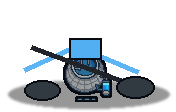
#> input picture assets/props/armistice_plaza/crashed_drone_yard_wreck.png, 176 x 112 px
$ python -i build-armistice-visual-slice-assets.py   (imports and definitions only)
#> lines starting #> are read from the running program, lines starting #| are printed output that depends on the picture; after the words box and inside, x2 and y2 are one past the last pixel; in counts of white or black regions, pixels touching at a corner belong together
#> further down, picture is the input picture: PIL image 176x112 RGBA; mean R, G, B, A 9.8, 16.4, 21.4, 63
#!/usr/bin/env python3
from __future__ import annotations

from pathlib import Path
from PIL import Image, ImageChops, ImageDraw, ImageEnhance, ImageFilter, ImageOps


ROOT = Path(__file__).resolve().parents[2]
PIXELLAB = ROOT / "assets" / "concepts" / "pixellab_refs" / "m50_m51_replacement"


def open_rgba(path: Path) -> Image.Image:
    return Image.open(path).convert("RGBA")


def alpha_crop(image: Image.Image) -> Image.Image:
    bbox = image.getbbox()
    return image.crop(bbox) if bbox else image


# [19 lines left out: functions fit_subject, hard_outline, not called in this run]


def sprite_outline(image: Image.Image, color: tuple[int, int, int] = (7, 9, 15), width: int = 1) -> Image.Image:
#> called with color = (7, 9, 15), width = 1
    mask = image.getchannel("A")
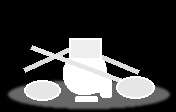
#> mask: PIL image 176x112 L; min 0, max 255, mean 63
    expanded = mask
    for _ in range(width):
        expanded = expanded.filter(ImageFilter.MaxFilter(3))
#> this loop made 1 pass
#> pass 1, in sprite_outline, `expanded = expanded.filter(ImageFilter.MaxFilter(3))`:
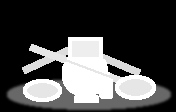
#> expanded: PIL image 176x112 L; min 0, max 255, mean 73.1
    edge = ImageOps.invert(ImageOps.invert(expanded))
    edge = edge.point(lambda a: 255 if a > 0 else 0)
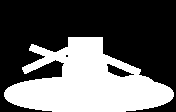
#> edge: PIL image 176x112 L; 38.5% white; 1 white region, box (x1, y1, x2, y2) and area: (4, 37, 174, 112) 7594
    original = mask.point(lambda a: 255 if a > 0 else 0)
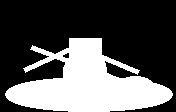
#> original: PIL image 176x112 L; 34.8% white; 1 white region, box (x1, y1, x2, y2) and area: (5, 38, 173, 112) 6869
    edge = Image.eval(edge, lambda a: a)
    outline = Image.new("RGBA", image.size, color + (0,))
    outline.putalpha(ImageChops.subtract(edge, original))
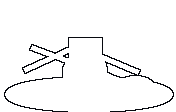
#> outline: PIL image 176x112 RGBA; mean R, G, B, A 7, 9, 15, 9.4; transparent parts drawn white
    return Image.alpha_composite(outline, image)
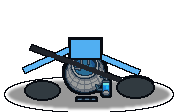
#> returned value: PIL image 176x112 RGBA; mean R, G, B, A 14.3, 22.3, 31.2, 72.4; transparent parts drawn white


# [88 lines left out: functions tint, diamond_mask, tile_from_source, shadow, not called in this run]


def polygon(draw: ImageDraw.ImageDraw, points: list[tuple[int, int]], fill: tuple[int, int, int, int], outline: tuple[int, int, int, int] = (8, 12, 18, 255), width: int = 2) -> None:
    draw.polygon(points, fill=fill)
    draw.line(points + [points[0]], fill=outline, width=width, joint="curve")


# [231 lines left out: functions draw_iso_plate, draw_cable, draw_small_debris, add_pixel_rivet_field, build_ground_atlas, transition_frame and 5 more, not called in this run]


CLASS_IDS = [
    "accord_striker",
    "bastion_breaker",
    "drone_reaver",
    "signal_vanguard",
    "bonecode_executioner",
    "redline_surgeon",
    "moonframe_juggernaut",
    "vector_interceptor",
    "nullbreaker_ronin",
    "overclock_marauder",
    "prism_gunner",
    "rift_saboteur",
]

CLASS_PALETTES = [
    ((58, 214, 191), (69, 170, 242), (255, 209, 102)),
    ((164, 177, 174), (255, 209, 102), (255, 93, 87)),
    ((67, 154, 190), (100, 224, 180), (178, 140, 255)),
    ((82, 198, 159), (255, 244, 214), (69, 170, 242)),
    ((184, 190, 188), (255, 93, 87), (123, 97, 255)),
    ((220, 225, 210), (255, 93, 87), (100, 224, 180)),
    ((132, 151, 168), (255, 209, 102), (69, 170, 242)),
    ((88, 160, 210), (123, 97, 255), (255, 244, 214)),
    ((118, 124, 134), (123, 97, 255), (255, 93, 87)),
    ((173, 106, 72), (255, 93, 87), (255, 209, 102)),
    ((206, 218, 219), (69, 170, 242), (255, 244, 214)),
    ((86, 93, 118), (123, 97, 255), (100, 224, 180)),
]


def shade(color: tuple[int, int, int], factor: float) -> tuple[int, int, int]:
    return tuple(max(0, min(255, int(channel * factor))) for channel in color)


# [185 lines left out: functions draw_limb, draw_player_frame, build_player_roster, draw_enemy_frame, build_enemy_sheets, build_title_backdrop, not called in this run]


def enhance_player_and_enemies() -> None:
    build_player_roster()
    build_enemy_sheets()


# [7 lines left out: function main, not called in this run]


# [2 lines not run here, left out]

>>> from PIL import Image
>>> picture = Image.open('../../assets/props/armistice_plaza/crashed_drone_yard_wreck.png')
>>> result = sprite_outline(picture)

$ run again, on assets/props/armistice_plaza/extraction_gate_sheet.png
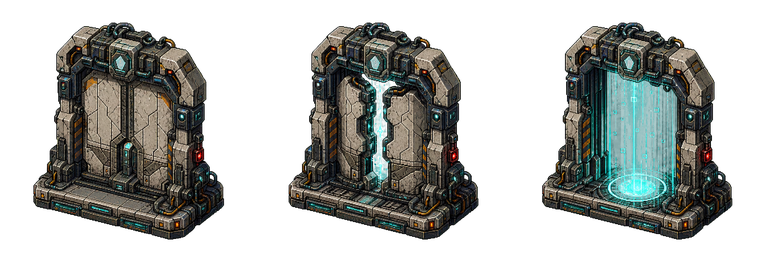
#> input picture assets/props/armistice_plaza/extraction_gate_sheet.png, 768 x 256 px
#> picture is the input picture: PIL image 768x256 RGBA; mean R, G, B, A 30.9, 35.2, 32, 109.4
#> in sprite_outline, `edge = edge.point(lambda a: 255 if a > 0 else 0)`:
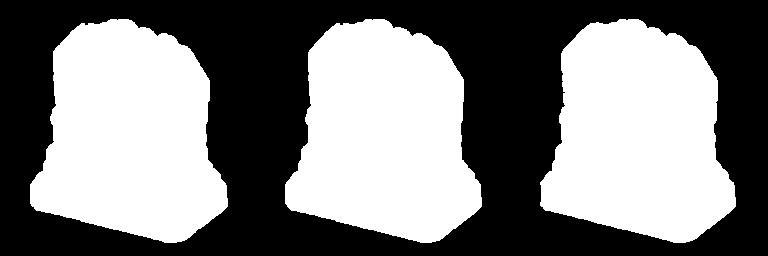
#> edge: PIL image 768x256 L; 49.4% white; 3 white regions, box (x1, y1, x2, y2) and area: (30, 19, 228, 243) 32411, (540, 19, 736, 243) 32318, (285, 19, 482, 243) 32303
#> original: PIL image 768x256 L; 47.1% white; 7 white regions (4 under 20 px), largest, box (x1, y1, x2, y2) and area: (31, 20, 227, 242) 30925, (541, 20, 735, 242) 30840, (286, 20, 481, 242) 30769
#> in sprite_outline, `return Image.alpha_composite(outline, image)`:
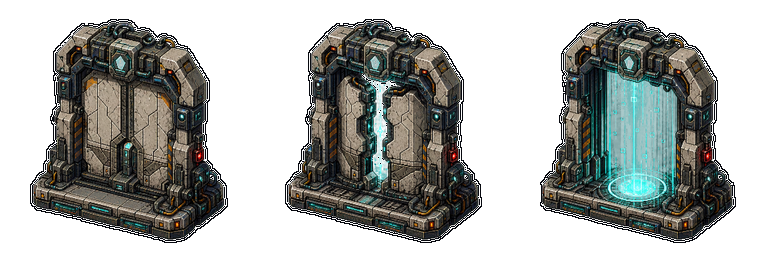
#> returned value: PIL image 768x256 RGBA; mean R, G, B, A 34.6, 39.9, 40, 115.2; transparent parts drawn white
